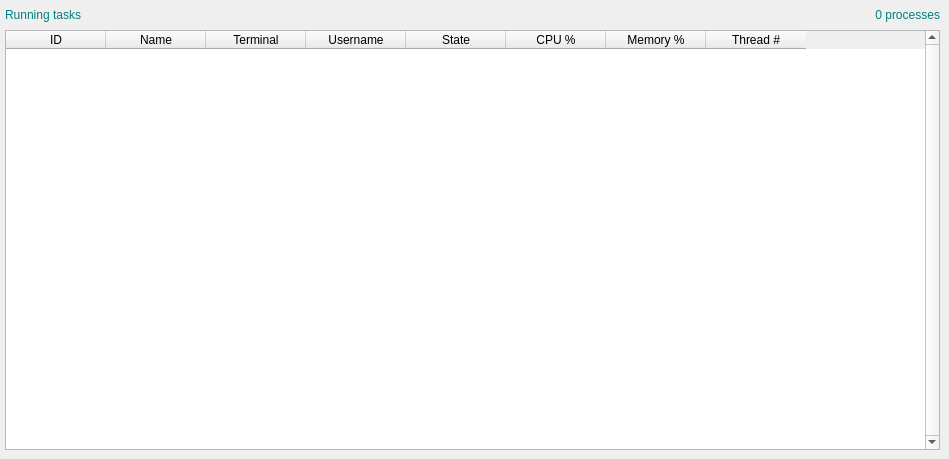
    <widget class="QWidget" name="proctabp">
     <property name="sizePolicy">
      <sizepolicy hsizetype="Fixed" vsizetype="Fixed">
       <horstretch>0</horstretch>
       <verstretch>0</verstretch>
      </sizepolicy>
     </property>
     <attribute name="title">
      <string>Processes</string>
     </attribute>
     <widget class="QTableWidget" name="proctree">
      <property name="geometry">
       <rect>
        <x>5</x>
        <y>30</y>
        <width>935</width>
        <height>420</height>
       </rect>
      </property>
      <property name="sizePolicy">
       <sizepolicy hsizetype="Fixed" vsizetype="Fixed">
        <horstretch>0</horstretch>
        <verstretch>0</verstretch>
       </sizepolicy>
      </property>
      <property name="minimumSize">
       <size>
        <width>935</width>
        <height>420</height>
       </size>
      </property>
      <property name="maximumSize">
       <size>
        <width>935</width>
        <height>420</height>
       </size>
      </property>
      <property name="verticalScrollBarPolicy">
       <enum>Qt::ScrollBarAlwaysOn</enum>
      </property>
      <property name="horizontalScrollBarPolicy">
       <enum>Qt::ScrollBarAsNeeded</enum>
      </property>
      <property name="editTriggers">
       <set>QAbstractItemView::NoEditTriggers</set>
      </property>
      <property name="gridStyle">
       <enum>Qt::SolidLine</enum>
      </property>
      <property name="sortingEnabled">
       <bool>false</bool>
      </property>
      <column>
       <property name="text">
        <string>ID</string>
       </property>
      </column>
      <column>
       <property name="text">
        <string>Name</string>
       </property>
      </column>
      <column>
       <property name="text">
        <string>Terminal</string>
       </property>
      </column>
      <column>
       <property name="text">
        <string>Username</string>
       </property>
      </column>
      <column>
       <property name="text">
        <string>State</string>
       </property>
      </column>
      <column>
       <property name="text">
        <string>CPU %</string>
       </property>
      </column>
      <column>
       <property name="text">
        <string>Memory %</string>
       </property>
      </column>
      <column>
       <property name="text">
        <string>Thread #</string>
       </property>
      </column>
     </widget>
     <widget class="QLabel" name="proclabl">
      <property name="geometry">
       <rect>
        <x>5</x>
        <y>5</y>
        <width>205</width>
        <height>20</height>
       </rect>
      </property>
      <property name="sizePolicy">
       <sizepolicy hsizetype="Fixed" vsizetype="Fixed">
        <horstretch>0</horstretch>
        <verstretch>0</verstretch>
       </sizepolicy>
      </property>
      <property name="minimumSize">
       <size>
        <width>205</width>
        <height>20</height>
       </size>
      </property>
      <property name="maximumSize">
       <size>
        <width>205</width>
        <height>20</height>
       </size>
      </property>
      <property name="styleSheet">
       <string notr="true">font: 15pt &quot;JetBrains Mono&quot;;
color: #008080;</string>
      </property>
      <property name="text">
       <string>Running tasks</string>
      </property>
     </widget>
     <widget class="QLabel" name="procqant">
      <property name="geometry">
       <rect>
        <x>735</x>
        <y>5</y>
        <width>205</width>
        <height>20</height>
       </rect>
      </property>
      <property name="sizePolicy">
       <sizepolicy hsizetype="Fixed" vsizetype="Fixed">
        <horstretch>0</horstretch>
        <verstretch>0</verstretch>
       </sizepolicy>
      </property>
      <property name="minimumSize">
       <size>
        <width>205</width>
        <height>20</height>
       </size>
      </property>
      <property name="maximumSize">
       <size>
        <width>205</width>
        <height>20</height>
       </size>
      </property>
      <property name="styleSheet">
       <string notr="true">font: 15pt &quot;JetBrains Mono&quot;;
color: #008080;</string>
      </property>
      <property name="text">
       <string>0 processes</string>
      </property>
      <property name="alignment">
       <set>Qt::AlignRight|Qt::AlignTrailing|Qt::AlignVCenter</set>
      </property>
     </widget>
    </widget>
